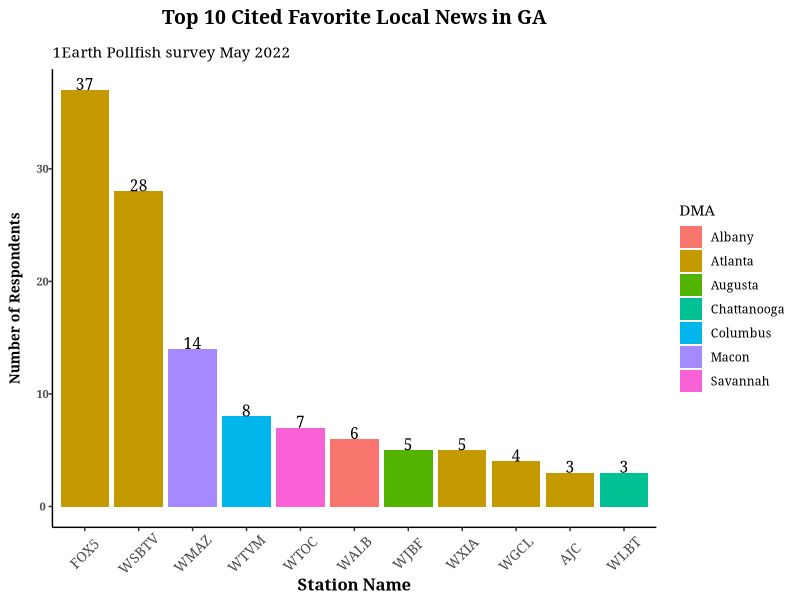
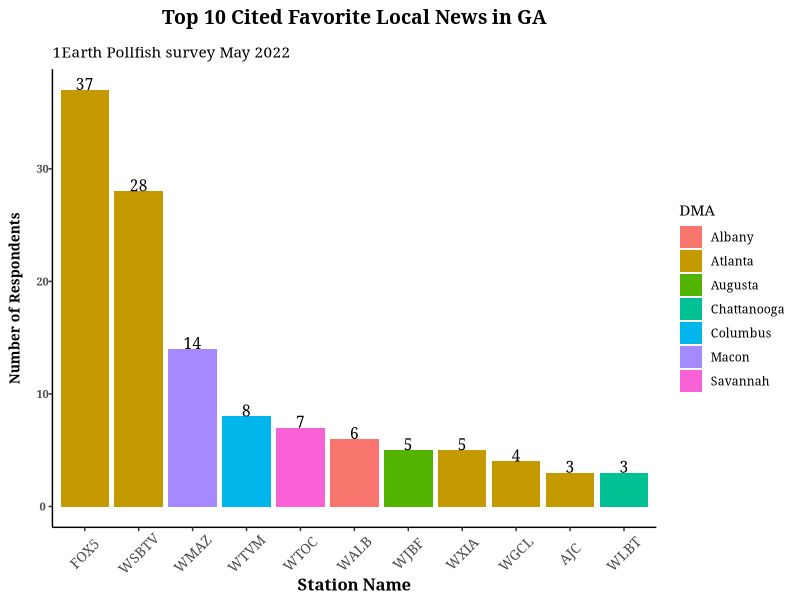

The R source for these figures, in order:
#ok, now we're going to make some plots in our clean new script 
library(ggplot2)
library(dplyr)
library(here)
library(stringr)
library(tidyr)


#make my theme
theme_meg <- function () { 
  theme_bw(base_family="Georgia") %+replace% 
    theme(panel.grid.major = element_blank(), panel.grid.minor = element_blank(),panel.border = element_blank(),
          axis.line = element_line(colour = "black"), axis.title.x=element_text(face = "bold", size = 12), 
          axis.title.y=element_text(face = "bold", size = 10, angle=90), plot.title=element_text(face = "bold", size = 14, hjust =.5), 
          axis.text.x=element_text(, size = 10, angle=45), axis.text.y=element_text(face = "bold", size = 8))
}
#call in the relevant files 

stationsum <- read.csv(here("stationsummary_GA.csv"))
seeCC <- read.csv(here("frequency_count_GA.csv"))

stationsum <- stationsum[order(-stationsum$Freq),]

#remove national stations
natlnetworks <-  paste(c("GOOGLE","SOCIAL MEDIA","CBS","CNN","MSNBC","NBC","ABC", "NYT", "RADIO", "NEWSPAPER", "BBC", "OAN", "WAPO"), collapse = '|')
#remove FOX row by hand as to not remove local fox station
localonly <-  stationsum %>% filter(!grepl(natlnetworks, Var1)) 
localonly <- localonly[-c(1), ]


#get natl counts too
natlnetworks <-  paste(c("GOOGLE","SOCIAL MEDIA","CBS","CNN","MSNBC","NBC","ABC","FOX", "NYT", "CBN", "OAN", "BBC", "USA", "WAPO"), collapse = '|')
#remove FOX row by hand as to not remove local fox station
nationalonly <-  stationsum %>% filter(grepl(natlnetworks, Var1)) 
nationalonly <- nationalonly[-c(2), ]
sum(nationalonly$Freq)

top10 <- head(localonly, 11)

top10$DMA <- c("Atlanta","Atlanta","Macon","Columbus", "Savannah", "Albany","Augusta", "Atlanta","Atlanta", "Atlanta","Chattanooga")

stationsummary <- ggplot(top10, mapping=aes(reorder(Var1,(-Freq)), y=Freq, fill=DMA))+
  geom_bar(stat="identity")+
  geom_text(aes(label=Freq, family="Georgia"), vjust=0)+
  labs(y="Number of Respondents\n", x="Station Name", title="Top 10 Cited Favorite Local News in GA\n",
       subtitle ="1Earth Pollfish survey May 2022")+
  theme_meg()
stationsummary

ggsave("stationsummary.png", stationsummary, path=here(), scale = 2, width=8, height=5, units=c("cm"))



